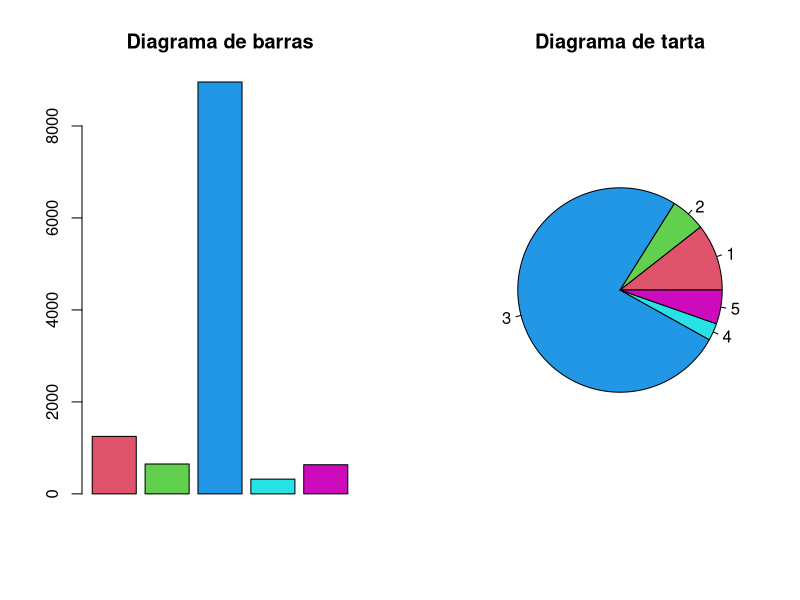
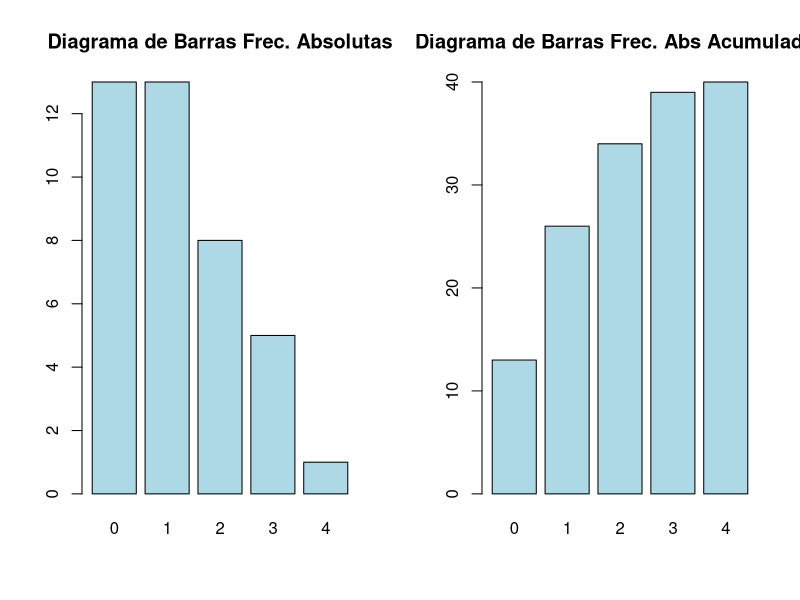
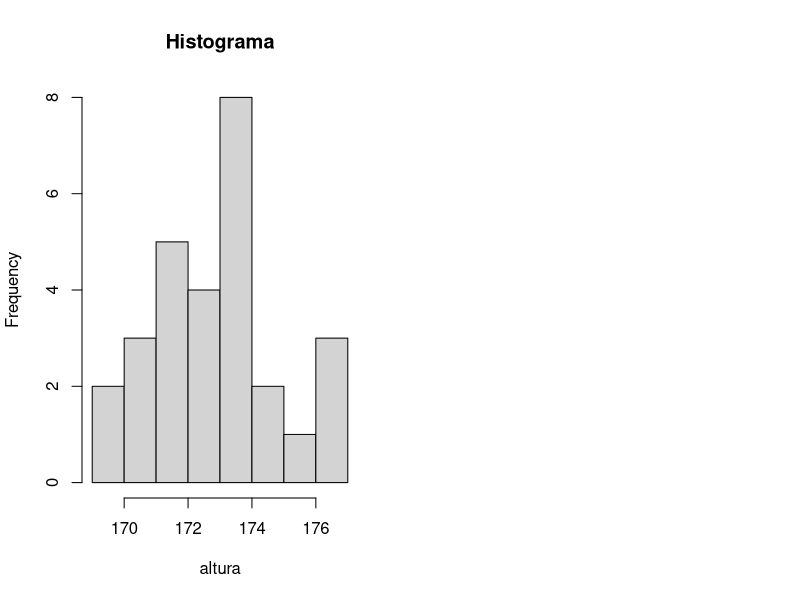
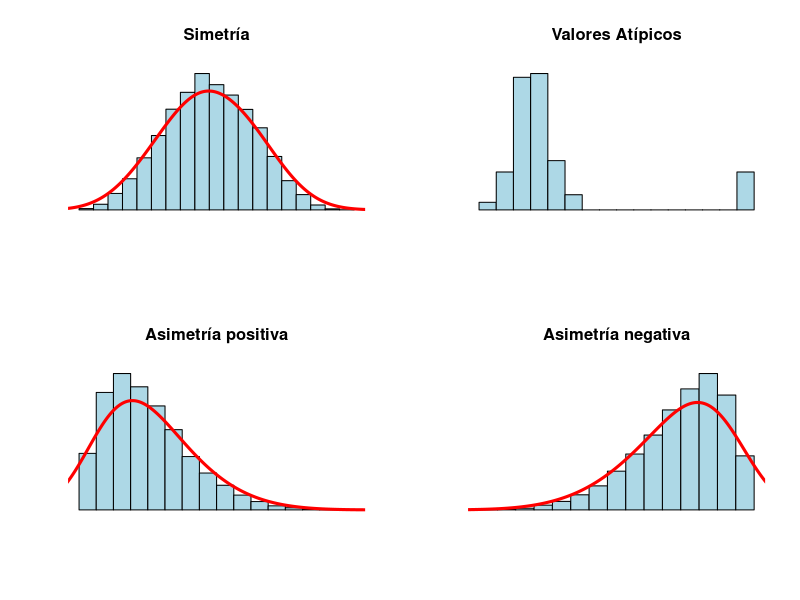
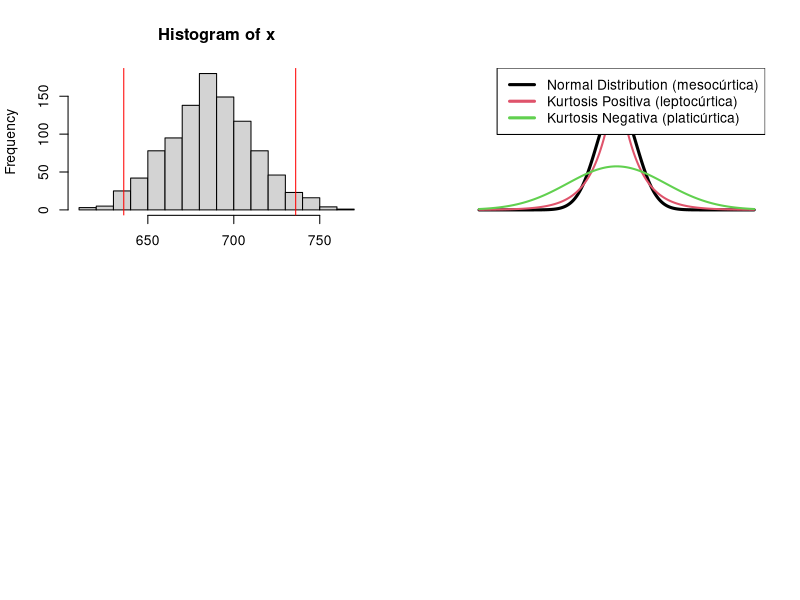
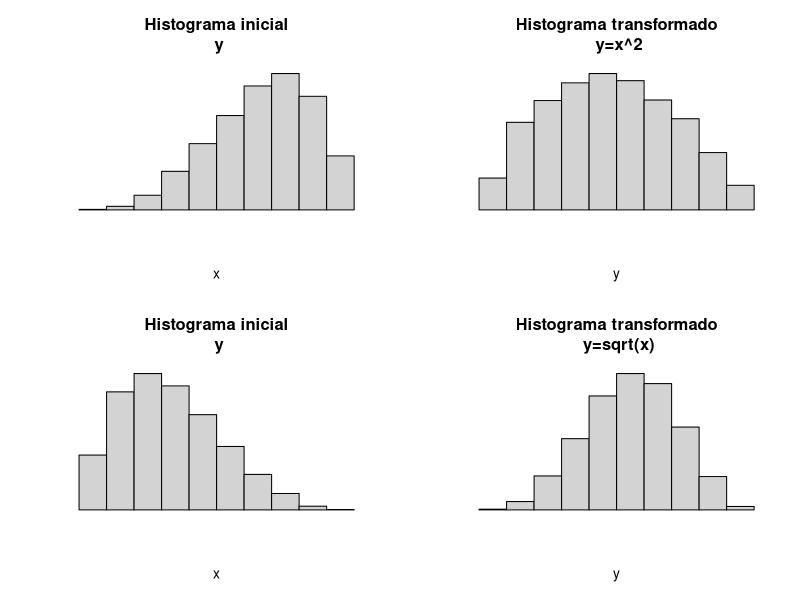
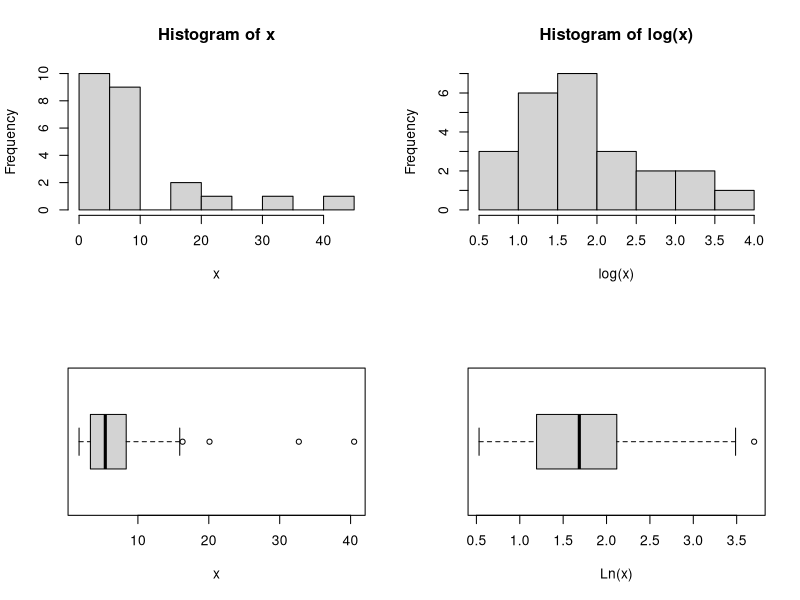
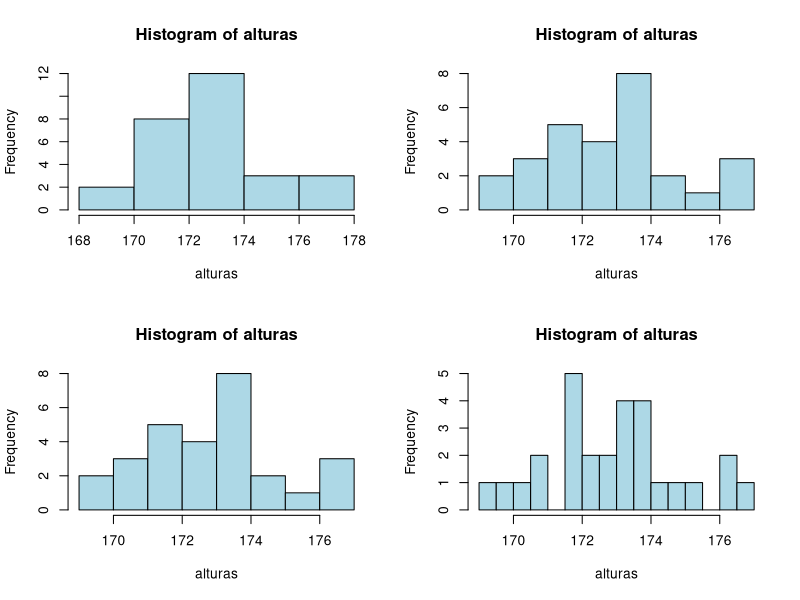

The R script that drew these images, in order:
## ---- chunk 1
hospitales <- read.csv("data/hospitales.csv",header=TRUE)
library(knitr)
kable(hospitales)
## ---- chunk 2
Total_pacientes <- sum(hospitales$Nº.Pacientes)
hospitales$Proporcion <- (hospitales$Nº.Pacientes/Total_pacientes)*100
kable(hospitales, caption="Nº de pacientes en un hospital según servicio, Proporcion de pacientes por Servicio (%100)",digits=2,format="markdown")
## ---- chunk 3
par(mfrow=c(1,2))
barplot(hospitales[,3],legend = levels(hospitales$Servicio),col=2:6,main="Diagrama de barras")
pie(hospitales[,3],labels = levels(hospitales$Servicio),col=2:6, main="Diagrama de tarta")
## ---- chunk 4
centrales <- data.frame(averias = c(0,1,2,3,4), Frec. = c(13,13,8,5,1))
#kable(centrales)
centrales$Frec.Rel <- centrales$Frec./sum(centrales$Frec.)
centrales$Frec.Acum <- cumsum(centrales$Frec.)
centrales$Frec.Rel.Acum <- cumsum(centrales$Frec.Rel)
kable(centrales)
## ---- chunk 5
par(mfrow=c(1,2))
barplot(centrales$Frec., names.arg = as.factor(centrales$averias),col="lightblue",main="Diagrama de Barras Frec. Absolutas")
barplot(centrales$Frec.Acum, names.arg= as.factor(centrales$averias), col="lightblue",main="Diagrama de Barras Frec. Abs Acumuladas")
## ---- chunk 6
set.seed(123)
altura <- round(rnorm(28,mean=173,sd=2),2)
## ---- chunk 7
h <- hist(altura,col="lightgrey",main = "Histograma")
## ---- chunk 8
par(mfrow=c(2,2))
set.seed(123)
N <- 10000
 x <- rbeta(N, 5, 5)
 hist(x,breaks=20,probability = TRUE,
   col='lightblue', xlab=' ', ylab=' ', axes=F,
   main='Simetría')
lines(density(x,bw=0.08), col='red', lwd=3)
 
 x <- rnorm(100, m=2, sd=1)
 hist(c(x,rep(15,10)),breaks=20,probability = TRUE,
   col='lightblue', xlab=' ', ylab=' ', axes=F,
   main='Valores Atípicos')
 
 x <- rbeta(N, 2, 8)
 hist(x,breaks=20,probability = TRUE,
   col='lightblue', xlab=' ', ylab=' ', axes=F,
   main='Asimetría positiva')
lines(density(x,bw=0.08), col='red', lwd=3)

 x <- rbeta(N, 8, 2)
 hist(x,breaks=20,probability = TRUE,
   col='lightblue', xlab=' ', ylab=' ', axes=F,
   main='Asimetría negativa')
lines(density(x,bw=0.08), col='red', lwd=3)
## ---- chunk 9
set.seed(123)
   mu <- 686
sigma <- 25
x <- rnorm(1000,mean=686,sd=25)
hist(x,20,col="lightgrey",xlab="")
abline(v=c(mu-2*sigma,mu+2*sigma),col="red")
## ---- chunk 10
set.seed(1234)
library(fBasics)
library(rmutil)
x <- seq(-7,7,l=1000)

  y0 <- dnorm(x,0,1)
ypos <- dlaplace(x, 0, 1)#dt(x,df=.5)
yneg <- dnorm(x,0,2.5)
plot(x,y0, ylim=c(0,.5),t="l",col=1,lwd=3,axes=FALSE,xlab="",ylab="")
lines(x,ypos,col=2,lwd=2)
lines(x,yneg,col=3,lwd=2)
legend("topright", c("Normal Distribution (mesocúrtica)", "Kurtosis Positiva (leptocúrtica)", "Kurtosis Negativa (platicúrtica)"), col=c(1,2,3),lwd=3,lty=1)
## ---- chunk 11
par(mfrow=c(2,2))
set.seed(123)
N <- 10000

 x <- rbeta(N, 4, 2)
 hist(x,breaks=10,probability = TRUE,
   col='lightgrey', xlab=' x ', ylab=' ', axes=F,
   main='Histograma inicial\n y')

 hist(x^2,breaks=10,probability = TRUE,
   col='lightgrey', xlab=' y ', ylab=' ', axes=F,
   main='Histograma transformado\n y=x^2')
 
 x <- rbeta(N, 2, 4)
 hist(x,breaks=10,probability = TRUE,
   col='lightgrey', xlab=' x ', ylab=' ', axes=F,
   main='Histograma inicial\n y')

 hist(sqrt(x),breaks=10,probability = TRUE,
   col='lightgrey', xlab=' y ', ylab=' ', axes=F,
   main='Histograma transformado\n y=sqrt(x)')
 
 #  x <- rpois(N, 20)
 # hist(x,breaks=10,probability = TRUE,
 #   col='lightgrey', xlab=' x ', ylab=' ', axes=F,
 #   main='Histograma inicial\n y')
 # 
 # hist(log(x),breaks=10,probability = TRUE,
 #   col='lightgrey', xlab=' y ', ylab=' ', axes=F,
 #   main='Histograma transformado\n y=Ln(x)')
## ---- chunk 12
x <- c(2.2, 7.6, 2.9, 4.6, 4.1, 3.9, 7.4, 3.2, 5.1, 5.3, 20.1, 2.3, 5.5, 32.7, 9.1, 1.7, 3.2, 5.8,16.3, 15.9, 5.9, 6.7, 3.4, 40.5)
par(mfrow=c(2,2))
hist(x,col="lightgrey")
hist(log(x),col="lightgrey")
boxplot(x,col="lightgrey",horizontal = TRUE, xlab="x")
boxplot(log(x),col="lightgrey",horizontal = TRUE, xlab="Ln(x)")
## ---- chunk 13
# Leer los datos de un fichero .csv
pacientes <- read.csv("data/hospitales.csv",header=TRUE)
class(pacientes) # clase del objeto
  str(pacientes) # estructura
pacientes
## ---- chunk 14
names(pacientes)
Total_pacientes <- sum(pacientes$Nº.Pacientes)
pacientes$Proporcion <- (pacientes$Nº.Pacientes/Total_pacientes)*100
pacientes
names(pacientes)
## ---- chunk 15
# Creamos la tabla
centrales <- data.frame(averias = c(0,1,2,3,4), Frec. = c(13,13,8,5,1))
centrales
centrales$Frec.Rel <- centrales$Frec./sum(centrales$Frec.)
centrales$Frec.Acum <- cumsum(centrales$Frec.)
centrales$Frec.Rel.Acum <- cumsum(centrales$Frec.Rel)
centrales
## ---- chunk 16
alturas <- c(171.88,  173.26,  171.63,  173.80,  174.00,  170.86,  171.75,
             172.54,  176.43,  172.11,  173.22,  169.07,  172.56,  169.63,
             176.12,  173.92,  175.45,  171.89,  174.40,  170.95,  174.68,
             173.14,  170.47,  173.72,  176.57,  172.05,  171.54,  173.31)
## ---- chunk 17
par(mfrow=c(2,2))
hist(alturas, col="lightblue", breaks = 5)
hist(alturas, col="lightblue", breaks = 8)
hist(alturas, col="lightblue", breaks = 10)
hist(alturas, col="lightblue", breaks = 25)
## ---- chunk 18
hist(alturas, col="lightblue", probability = TRUE)
lines(density(alturas,bw="SJ"),col="red",lwd=2)
## ---- chunk 19
summary(alturas)
## ---- chunk 20
mean(alturas)
range(alturas)
quantile(alturas)
quantile(alturas, probs = c(0.10,0.90))
## ---- chunk 21
var(alturas)
 sd(alturas)
## ---- chunk 22
n <- 28
sum((alturas - mean(alturas))^2)/(n-1)

## ---- chunk 23
par(mfrow=c(1,2))
boxplot(alturas, horizontal = TRUE,
        main= "Boxplot de alturas (en horizontal)", col="lightgrey")
boxplot(alturas, horizontal = FALSE, 
        main= "Boxplot de alturas (en vertical)", col="lightgrey")
